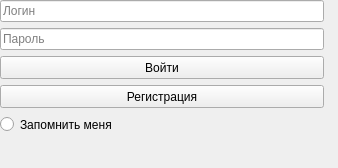
<?xml version="1.0" encoding="UTF-8"?>
<ui version="4.0">
 <class>Form</class>
 <widget class="QWidget" name="Form">
  <property name="geometry">
   <rect>
    <x>0</x>
    <y>0</y>
    <width>338</width>
    <height>168</height>
   </rect>
  </property>
  <property name="windowTitle">
   <string>Form</string>
  </property>
  <widget class="QPushButton" name="enter_Button">
   <property name="geometry">
    <rect>
     <x>0</x>
     <y>56</y>
     <width>324</width>
     <height>23</height>
    </rect>
   </property>
   <property name="text">
    <string>Войти</string>
   </property>
  </widget>
  <widget class="QLineEdit" name="pass_line">
   <property name="geometry">
    <rect>
     <x>0</x>
     <y>28</y>
     <width>324</width>
     <height>22</height>
    </rect>
   </property>
   <property name="text">
    <string/>
   </property>
   <property name="echoMode">
    <enum>QLineEdit::Password</enum>
   </property>
   <property name="placeholderText">
    <string>Пароль</string>
   </property>
  </widget>
  <widget class="QRadioButton" name="radioButton">
   <property name="geometry">
    <rect>
     <x>0</x>
     <y>114</y>
     <width>324</width>
     <height>21</height>
    </rect>
   </property>
   <property name="text">
    <string>Запомнить меня</string>
   </property>
  </widget>
  <widget class="QPushButton" name="reg_Button_2">
   <property name="geometry">
    <rect>
     <x>0</x>
     <y>85</y>
     <width>324</width>
     <height>23</height>
    </rect>
   </property>
   <property name="text">
    <string>Регистрация</string>
   </property>
  </widget>
  <widget class="QLineEdit" name="login_line">
   <property name="geometry">
    <rect>
     <x>0</x>
     <y>0</y>
     <width>324</width>
     <height>22</height>
    </rect>
   </property>
   <property name="inputMask">
    <string/>
   </property>
   <property name="text">
    <string/>
   </property>
   <property name="placeholderText">
    <string>Логин</string>
   </property>
  </widget>
 </widget>
 <resources/>
 <connections/>
</ui>
